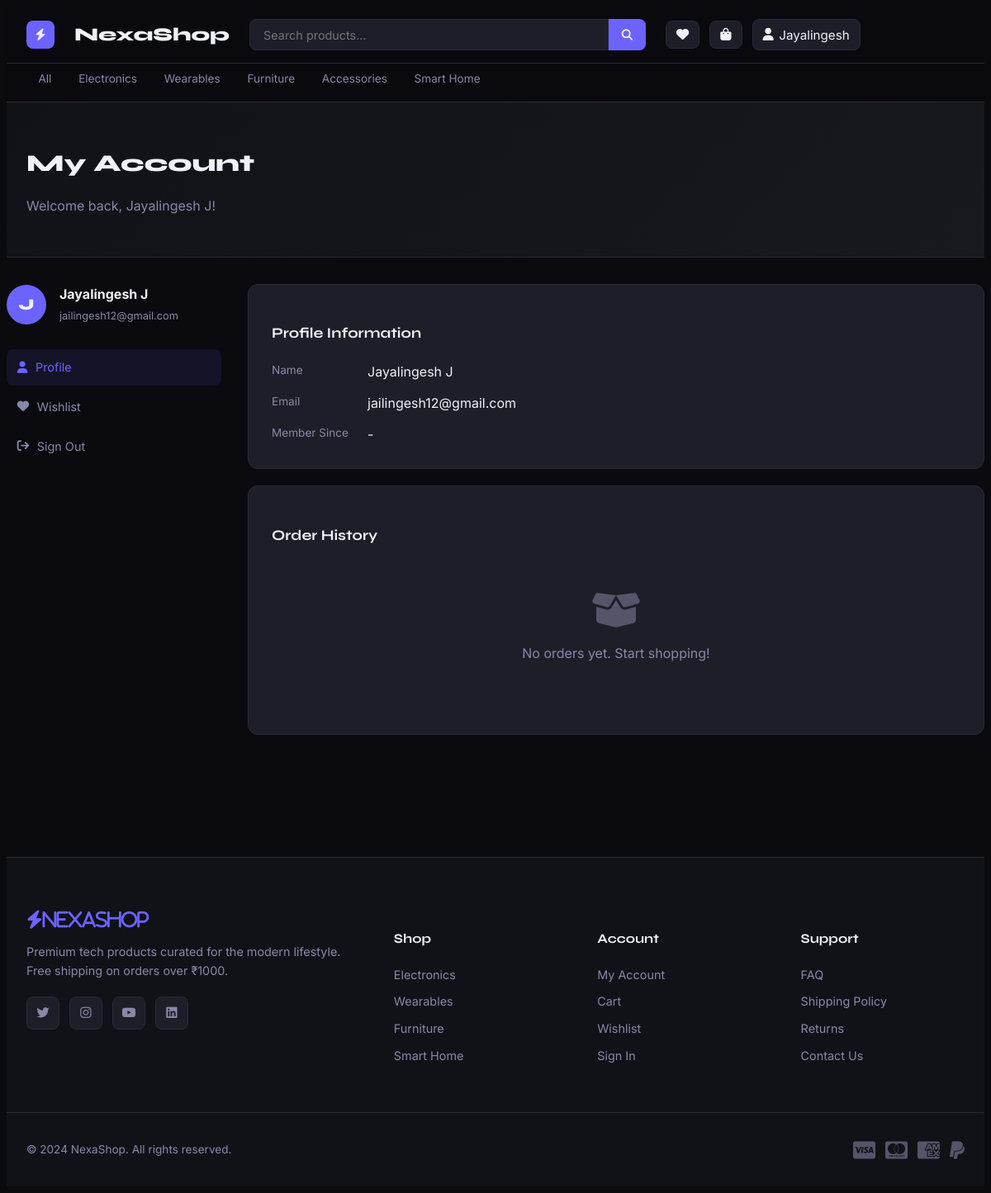
Before: /account (signed in) with the older database file.
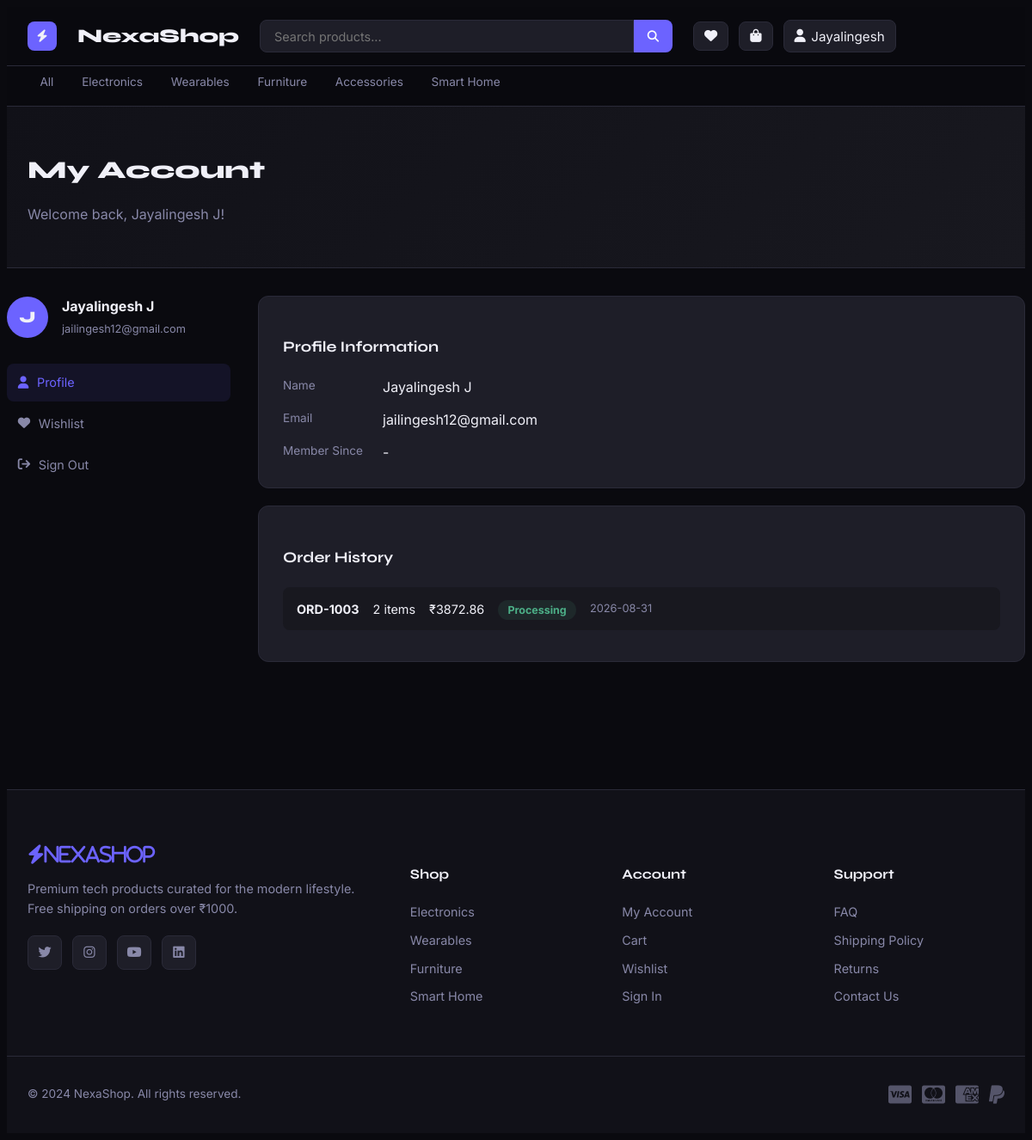
After: the same page with the newer database file.
### tables this page shows
CREATE TABLE users(
        id              INTEGER PRIMARY KEY AUTOINCREMENT,
        name            TEXT NOT NULL,
        email           TEXT NOT NULL UNIQUE,
        password_hash   TEXT NOT NULL,
        create_at       DATETIME DEFAULT CURRENT_TIMESTAMP);

CREATE TABLE orders(
        id          INTEGER PRIMARY KEY AUTOINCREMENT,
        user_id     INTEGER REFERENCES users(id) ON DELETE SET NULL,
        order_ref   TEXT NOT NULL UNIQUE,
        name        TEXT NOT NULL,
        address     TEXT NOT NULL,
        city        TEXT NOT NULL,
        subtotal    REAL NOT NULL,
        shipping    REAL NOT NULL,
        tax         REAL NOT NULL,
        total       REAL NOT NULL,
        status      TEXT DEFAULT 'Processing',
        created_at  DATETIME DEFAULT CURRENT_TIMESTAMP
    );

### app.py (the view)
@app.route("/account")
def account():
    user = get_current_user()
    if not user:
        return redirect(url_for("login"))
    orders = get_orders_by_user(user["id"])
    return render_template("account.html",
                           user=user,
                           orders = orders,
                           cart_count=cart_count())

### app.py (called while the page is built)
def get_current_user():
    uid = session.get("user_id")
    return get_user_by_id(uid) if uid else None

def get_cart():
    return session.get("cart", {})

def cart_count():
    return sum(item["qty"] for item in get_cart().values())

### database.py (called while the page is built)
def get_db():
    conn = sqlite3.connect(DB_PATH)
    conn.row_factory = sqlite3.Row
    conn.execute("PRAGMA foreign_keys = ON")
    return conn

def get_user_by_id(user_id):
    conn = get_db()
    try:
        row = conn.execute("SELECT * FROM users WHERE id = ?", (user_id,)).fetchone()
        return dict(row) if row else None
    finally:
        conn.close()

def get_orders_by_user(user_id):
    conn = get_db()
    try:
        orders = conn.execute(
            "SELECT * FROM orders WHERE user_id = ? ORDER BY created_at DESC",(user_id,)).fetchall()
        result = []
        for o in orders:
            od = dict(o)
            od["items"] = [dict(r) for r in conn.execute(
            "SELECT * FROM order_items WHERE order_id = ?", (o["id"],)).fetchall()]
            result.append(od)
        return result
    finally:
        conn.close()

### templates/account.html (shortened to what this page needs)
{% extends "base.html" %}
{% block content %}
<div class="page-hero page-hero-sm">
    <div class="container">
        <h1>My Account</h1>
        <p>Welcome back, {{ user.name }}!</p>
    </div>
</div>
<div class="container account-page">
    <div class="account-layout">
        <aside class="avatar-sidebar">
            <div class="account-avatar">
                <div class="avatar-circle">{{ user.name[0].upper() }}</div>
                <div>
                    <strong>{{ user.name }}</strong>
                    <span>{{ user.email }}</span>
                </div>
            </div>
            <nav class="account-nav">
                <a href="{{ url_for('account') }}" class="active">
                    <i class="fa fa-user"></i> Profile
                </a>
                <a href="{{ url_for('wishlist') }}">
                    <i class="fa fa-heart"></i> Wishlist
                </a>
                <a href="{{ url_for('logout') }}" class="account-logout">
                    <i class="fa fa-sign-out"></i> Sign Out
                </a>
            </nav>
        </aside>
        <div class="account-main">
            <div class="account-section">
                <h3>Profile Information</h3>
                <div class="profile-info">
                    <div><label>Name</label><span>{{ user.name }}</span></div>
                    <div><label>Email</label><span>{{ user.email }}</span></div>
                    <div><label>Member Since</label><span>{{ user.created_at[:10] if user.created_at else '-' }}</span></div>
                </div>
            </div>
            <div class="account-section">
                <h3>Order History</h3>
                {% if orders %}
                    {% for order in orders %}
                    <div class="order-row">
                        <div><strong>{{ order.order_ref }}</strong></div>
                        <div>{{ order["items"]|length }} item{{ 's' if order["items"]|length !=1 }}</div>
                        <div>₹{{ "%.2f"|format(order.total) }}</div>
                        <div><span class="order-status">{{ order.status }}</span></div>
                        <div style="font-size: .8rem;color: var(--text-muted);">{{ order.created_at[:10] if order.created_at else '' }}</div>
                    </div>
                    {% endfor %}
                {% else %}
                    <div class="empty-state" style="padding:2rem 0">
                        <i class="fa fa-box-open"></i>
                        <p>No orders yet. <a href="{{ url_for('products') }}"> Start shopping!</a></p>
                    </div>
                {% endif %}
            </div>
        </div>
    </div>
</div>
{% endblock %}

### templates/base.html (shortened to what this page needs)
<!DOCTYPE html>
<html lang="en">
<head>
    <link rel="stylesheet" href="{{url_for('static', filename='css/style.css')}}" />
    <link rel="stylesheet" href="https://cdnjs.cloudflare.com/ajax/libs/font-awesome/6.5.0/css/all.min.css">
</head>
<body>
    <nav class="nav">
        <div class="nav_inner">
            <a href="{{ url_for('index')}}" class="nav_logo">
                <span class="nav_logo-icon">
                    <i class="fa fa-bolt"></i>
                </span>
                NexaShop
            </a>
            <div class="nav_search">
                <form action="{{ url_for('products') }}" method="GET">
                    <input type="text" name="search" placeholder="Search products..." class="nav_search-input" value="{{ request.args.get('search', '') }}" />
                    <button class="nav_search-btn">
                        <i class="fa fa-search"></i>
                    </button>
                </form>
            </div>
            <div class="nav_actions">
                <a href="{{ url_for('wishlist') }}" class="nav_action" title="Wishlist">
                    <i class="fa fa-heart"></i>
                </a>
                <a href="{{ url_for('cart') }}" class="nav_action nav_action-cart" title="Cart">
                    <i class="fa fa-shopping-bag"></i>
                </a>
                {% if user %}
                    <div class="nav_user-menu">
                        <button class="nav_action nav_user-btn">
                            <i class="fa fa-user"></i>
                            <span>{{ user.name.split()[0] }}</span>
                        </button>
                    </div>
                {% else %}
                    <a href="{{ url_for('login') }}" class="btn btn-ghost btn-sm">Sign In</a>
                    <a href="{{ url_for('register') }}" class="btn btn-primary btn-sm">Register</a>
                {% endif %}
            </div>
        </div>
        <div class="category-nav">
            <a href="{{ url_for('products') }}">All</a>
            <a href="{{ url_for('products') }}?category=Electronics">Electronics</a>
            <a href="{{ url_for('products') }}?category=Wearables">Wearables</a>
            <a href="{{ url_for('products') }}?category=Furniture">Furniture</a>
            <a href="{{ url_for('products') }}?category=Accessories">Accessories</a>
            <a href="{{ url_for('products') }}?category=Smart+Home">Smart Home</a>
        </div>
    </nav>
    <main>
        {% block content %}{% endblock %}
    </main>
    <footer class="footer">
        <div class="footer_inner">
            <div class="footer_brand">
                <div class="footer_logo"><i class="fa fa-bolt">NexaShop</i></div>
                <p>Premium tech products curated for the modern lifestyle. Free shipping on orders over ₹1000.</p>
                <div class="footer_social">
                    <a href="#"><i class="fab fa-twitter"></i></a>
                    <a href="#"><i class="fab fa-instagram"></i></a>
                    <a href="#"><i class="fab fa-youtube"></i></a>
                    <a href="#"><i class="fab fa-linkedin"></i></a>
                </div>
            </div>
            <div class="footer_col">
                <h4>Shop</h4>
                <a href="{{ url_for('products') }}?category=Electronics">Electronics</a>
                <a href="{{ url_for('products') }}?category=Wearables">Wearables</a>
                <a href="{{ url_for('products') }}?category=Furniture">Furniture</a>
                <a href="{{ url_for('products') }}?category=Smart+Home">Smart Home</a>
            </div>
            <div class="footer_col">
                <h4>Account</h4>
                <a href="{{ url_for('account') }}">My Account</a>
                <a href="{{ url_for('cart') }}">Cart</a>
                <a href="{{ url_for('wishlist') }}">Wishlist</a>
                <a href="{{ url_for('login') }}">Sign In</a>
            </div>
            <div class="footer_col">
                <h4>Support</h4>
                <a href="#">FAQ</a>
                <a href="#">Shipping Policy</a>
                <a href="#">Returns</a>
                <a href="#">Contact Us</a>
            </div>
        </div>
        <div class="footer_bottom">
            <p>© 2024 NexaShop. All rights reserved.</p>
            <div class="footer_payments">
            <i class="fab fa-cc-visa"></i>
            <i class="fab fa-cc-mastercard"></i>
            <i class="fab fa-cc-amex"></i>
            <i class="fab fa-paypal"></i>
            </div>
        </div>
    </footer>
</body>
</html>

Changed rows visible on the page:
added orders: order_ref "ORD-1003", items|length "2", items "s", total "3872.86", status "Processing", created_at "2026-08-31"
Other visible differences:
text no longer shown: "No orders yet. Start shopping!"
